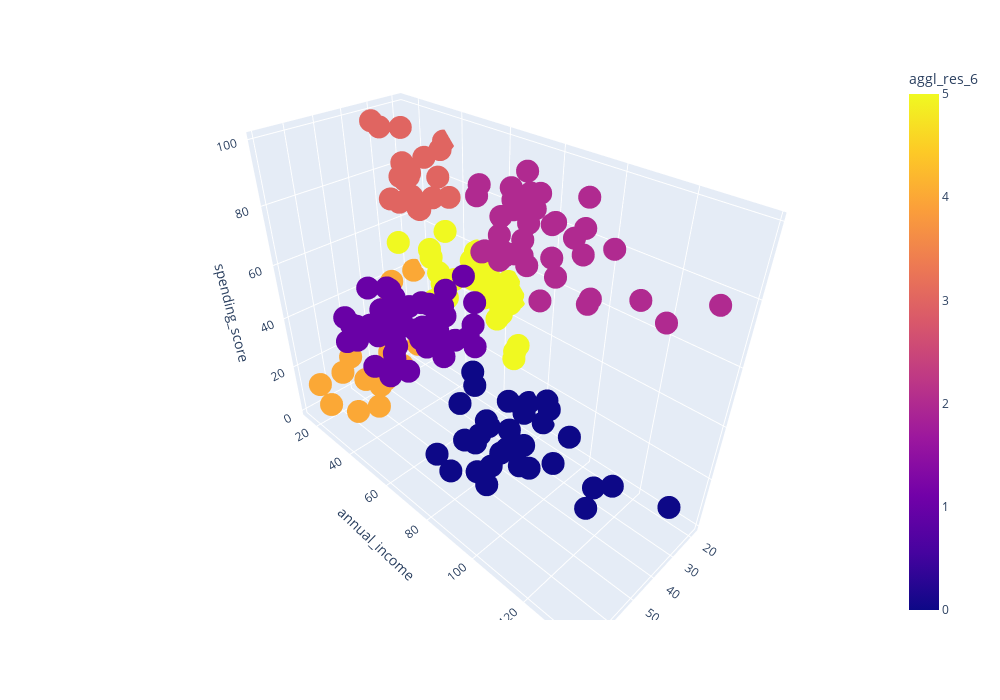

Notebook source saved alongside this figure:
### Markdown cell above
Как мы можем судить из дендрограммы, если взять евклидово расстояние между кластерами, равное 150, датасет будет делиться на шесть кластеров.

Давайте визуально оценим, что из этого получилось. Для этого обучим модель агломеративной кластеризации с количеством кластеров, равным 6

### Code cell
df['aggl_res_6'] = get_aggl_clustering(df[['age', 'annual_income', 'spending_score']], 6)
get_3d_visualization(df, 'aggl_res_6')

### Figure 1 — Plotly figure (JSON) as saved in the notebook; plotly's stock layout.template omitted (floating-point values rounded to 4 significant figures; data arrays with more than 128 entries replaced by an {"elided": "..."} marker saying what was removed)
{"data": [{"hovertemplate": "age=%{x}<br>annual_income=%{y}<br>spending_score=%{z}<br>aggl_res_6=%{marker.color}<extra></extra>", "legendgroup": "", "marker": {"color": {"elided": "200 int values"}, "coloraxis": "coloraxis", "symbol": "circle"}, "mode": "markers", "name": "", "scene": "scene", "showlegend": false, "type": "scatter3d", "x": {"elided": "200 int values"}, "y": {"elided": "200 int values"}, "z": {"elided": "200 int values"}}], "layout": {"coloraxis": {"colorbar": {"title": {"text": "aggl_res_6"}}, "colorscale": [[0, "#0d0887"], [0.1111, "#46039f"], [0.2222, "#7201a8"], [0.3333, "#9c179e"], [0.4444, "#bd3786"], [0.5556, "#d8576b"], [0.6667, "#ed7953"], [0.7778, "#fb9f3a"], [0.8889, "#fdca26"], [1, "#f0f921"]]}, "height": 700, "legend": {"tracegroupgap": 0}, "margin": {"t": 60}, "scene": {"domain": {"x": [0, 1], "y": [0, 1]}, "xaxis": {"title": {"text": "age"}}, "yaxis": {"title": {"text": "annual_income"}}, "zaxis": {"title": {"text": "spending_score"}}}, "width": 1000}}
